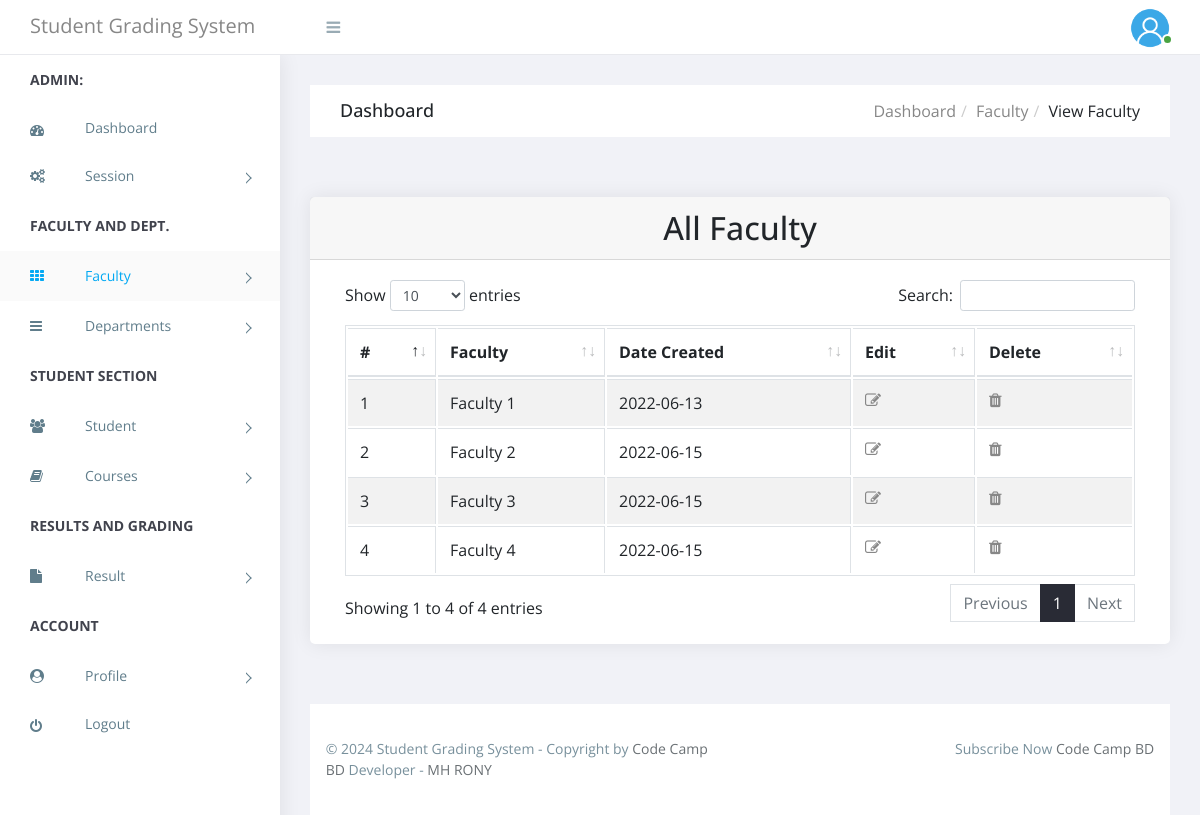
Page /School-Guide-Management-System-in-PHP/superAdmin/viewFaculty.php on the committed database.
### tables this page shows
CREATE TABLE `tblfaculty` (
  `Id` int(20) NOT NULL,
  `facultyName` varchar(255) NOT NULL,
  `dateCreated` varchar(255) NOT NULL
);

### School-Guide-Management-System-in-PHP/superAdmin/viewFaculty.php (the view, shortened to what this page needs)
<?php
    include('../includes/session.php');
  ?>
<!doctype html>
 <html class="no-js" lang="">
<head>
    <link rel="stylesheet" href="https://cdn.jsdelivr.net/npm/normalize.css@8.0.0/normalize.min.css">
    <link rel="stylesheet" href="https://cdn.jsdelivr.net/npm/bootstrap@4.1.3/dist/css/bootstrap.min.css">
    <link rel="stylesheet" href="https://cdn.jsdelivr.net/npm/font-awesome@4.7.0/css/font-awesome.min.css">
    <link rel="stylesheet" href="https://cdn.jsdelivr.net/gh/lykmapipo/themify-icons@0.1.2/css/themify-icons.css">
    <link rel="stylesheet" href="https://cdn.jsdelivr.net/npm/pixeden-stroke-7-icon@1.2.3/pe-icon-7-stroke/dist/pe-icon-7-stroke.min.css">
    <link rel="stylesheet" href="https://cdnjs.cloudflare.com/ajax/libs/flag-icon-css/3.2.0/css/flag-icon.min.css">
    <link rel="stylesheet" href="../assets/css/cs-skin-elastic.css">
    <link rel="stylesheet" href="../assets/css/lib/datatable/dataTables.bootstrap.min.css">
    <link rel="stylesheet" href="../assets/css/style2.css">
</head>
<body>
    <?php $page="faculty"; include 'includes/leftMenu.php';?>
    <div id="right-panel" class="right-panel">
            <?php include 'includes/header.php';?>
        <div class="breadcrumbs">
            <div class="breadcrumbs-inner">
                <div class="row m-0">
                    <div class="col-sm-4">
                        <div class="page-header float-left">
                            <div class="page-title">
                                <h1>Dashboard</h1>
                            </div>
                        </div>
                    </div>
                    <div class="col-sm-8">
                        <div class="page-header float-right">
                            <div class="page-title">
                                <ol class="breadcrumb text-right">
                                    <li><a href="#">Dashboard</a></li>
                                    <li><a href="#">Faculty</a></li>
                                    <li class="active">View Faculty</li>
                                </ol>
                            </div>
                        </div>
                    </div>
                </div>
            </div>
        </div>
        <div class="content">
            <div class="animated fadeIn">
                <div class="row">
                    <div class="col-lg-12">
                    </div>
                    <div class="col-md-12">
                        <div class="card">
                            <div class="card-header">
                                <strong class="card-title"><h2 align="center">All Faculty</h2></strong>
                            </div>
                            <div class="card-body">
                                <table id="bootstrap-data-table" class="table table-hover table-striped table-bordered">
                                    <thead>
                                        <tr>
                                            <th>#</th>
                                            <th>Faculty</th>
                                            <th>Date Created</th>
                                            <th>Edit</th>
                                            <th>Delete</th>
                                            </tr>
                                    </thead>
                                    <tbody>
                            <?php
        $ret=mysqli_query($con,"SELECT * from tblfaculty");
        $cnt=1;
        while ($row=mysqli_fetch_array($ret)) {
                            ?>
                <tr>
                <td><?php echo $cnt;?></td>
                <td><?php  echo $row['facultyName'];?></td>
                <td><?php  echo $row['dateCreated'];?></td>
                <td><a href="editFaculty.php?editid=<?php echo $row['Id'];?>" title="Edit Faculty Details"><i class="fa fa-edit fa-1x"></i></a></td>
                <td><a onclick="return confirm('Are you sure you want to delete?')" href="deleteFaculty.php?delid=<?php echo $row['Id'];?>" title="Delete Faculty Details"><i class="fa fa-trash fa-1x"></i></a></td>
                </tr>
                <?php
                $cnt=$cnt+1;
                }?>
                                    </tbody>
                                </table>
                            </div>
                        </div>
                    </div>
            </div>
        </div>
    </div>
        <?php include 'includes/footer.php';?>
</div>
</body>
</html>

### School-Guide-Management-System-in-PHP/assets/css/style2.css (style rules this page uses)
body { display: table; font-family: "Open Sans", sans-serif; font-size: 16px; width: 100%; }
a, button { text-decoration: none; outline: none !important; color: #878787; -webkit-transition: all 0.25s ease; transition: all 0.25s ease; }
h1, h2, h3, h4, h5, h6 { margin: 0; }
ul, ol { padding-left: 0; }
.right-panel { background: #f1f2f7; margin-left: 280px; margin-top: 55px; }
.right-panel .breadcrumbs { float: left; margin-top: 30px; padding: 0 1.875em; width: 100%; }
.right-panel .breadcrumbs .breadcrumbs-inner { background-color: #fff; }
.right-panel .page-header { min-height: 50px; margin: 0px; padding: 0px 15px; background: #ffffff; border-bottom: 0px; }
.right-panel .page-header h1 { font-size: 18px; padding: 15px 0; }
.right-panel .page-header .breadcrumb { margin: 0px; padding: 13.5px 0; background: #fff; text-transform: capitalize; }
.right-panel .page-header .breadcrumb > li + li:before { padding: 0 5px; color: #ccc; content: "/\00a0"; }
.content { float: left; padding: 1.875em; width: 100%; }
.card { margin-bottom: 1.875em; border-radius: 5px; padding: 0; border: 0px solid transparent; -webkit-box-shadow: 0 0 20px rgba(0, 0, 0, 0.08); box-shadow: 0 0 20px rgba(0, 0, 0, 0.08); }
.card .card-body { float: left; padding: 1.25em; position: relative; width: 100%; }
@media (max-width: 1368px) { .card-body { padding: 15px; } }

### rows in the picture
tblfaculty: facultyName "Faculty 1", dateCreated "2022-06-13"
tblfaculty: facultyName "Faculty 2", dateCreated "2022-06-15"
tblfaculty: facultyName "Faculty 3", dateCreated "2022-06-15"
tblfaculty: facultyName "Faculty 4", dateCreated "2022-06-15"
